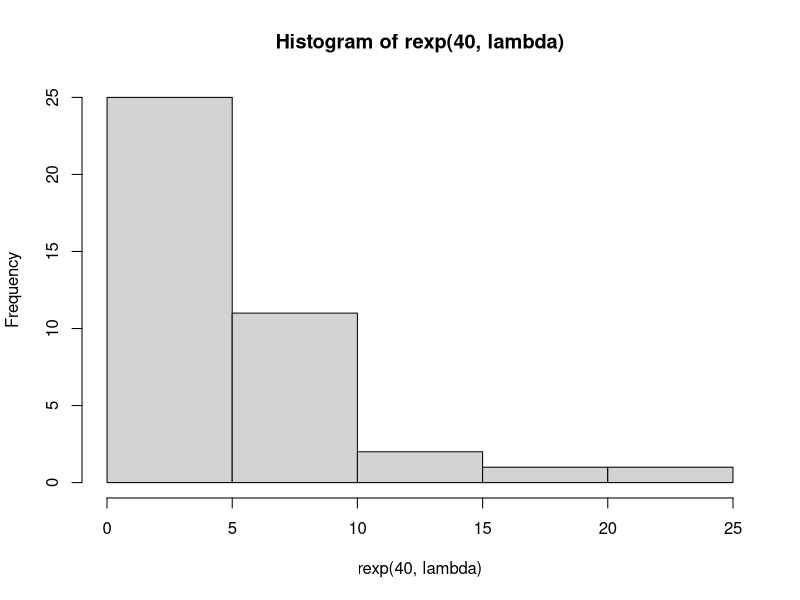
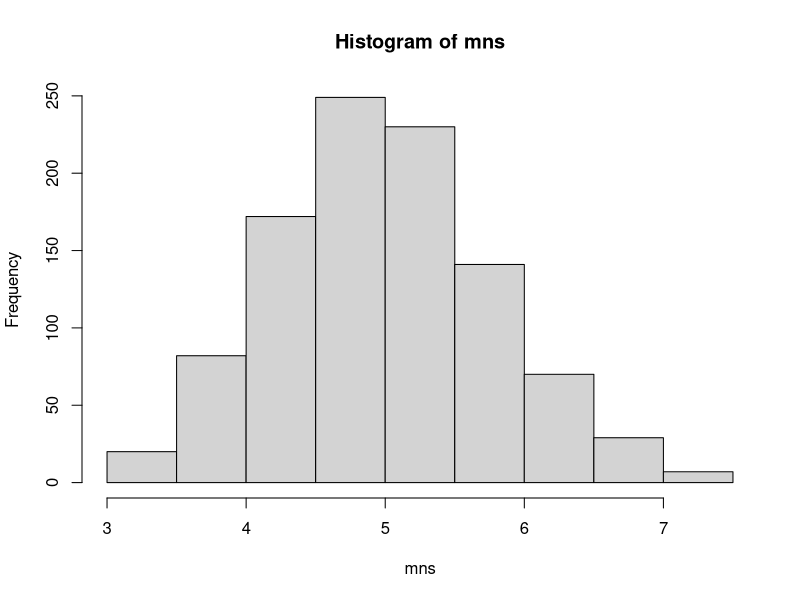
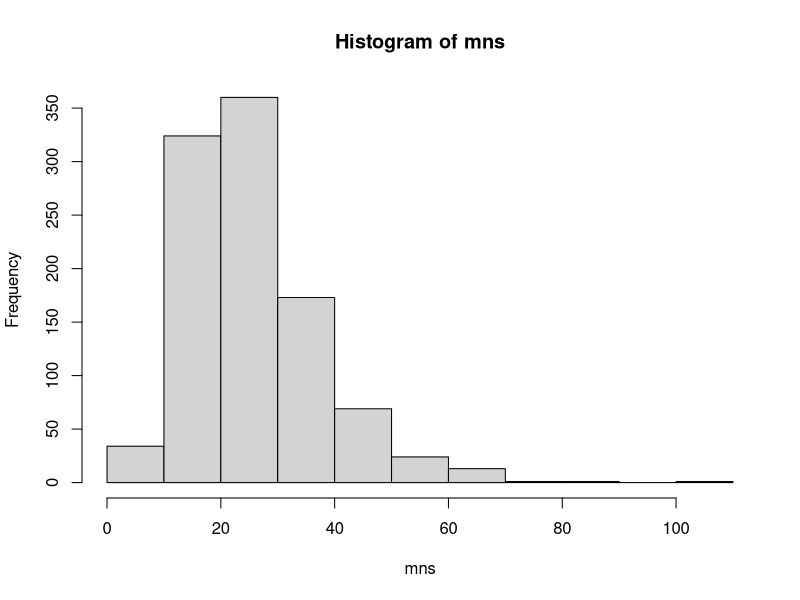

The R script that drew these images, in order:
## ---- chunk 1
knitr::opts_chunk$set(echo = TRUE)
## ---- chunk 2
set.seed(1)
lambda = 0.2
hist(rexp(40, lambda))
## ---- chunk 3
mns = NULL
for (i in 1 : 1000) mns = c(mns, mean(rexp(40, lambda)))
hist(mns)
## ---- chunk 4
mns = NULL
for (i in 1 : 1000) mns = c(mns, var(rexp(40, lambda)))
hist(mns)
## ---- chunk 5
tg <- ToothGrowth
summary(ToothGrowth)
